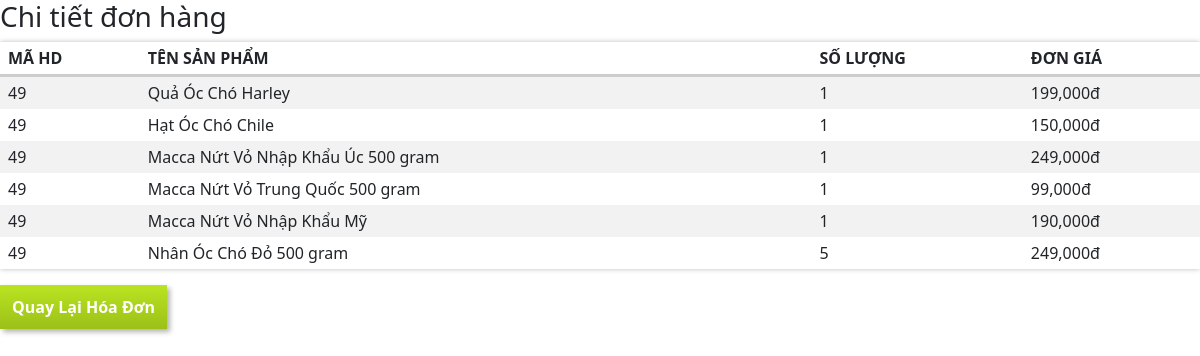
Page /admin/hoadonchitiet.php?id=49 on the committed database.
### tables this page shows
CREATE TABLE `hoadonchitiet` (
  `maHD` int(10) NOT NULL,
  `sanpham_ID` int(10) NOT NULL,
  `soLuong` int(10) NOT NULL,
  `donGia` int(25) NOT NULL
);

CREATE TABLE `sanpham` (
  `sanpham_ID` int(10) NOT NULL,
  `tenSP` varchar(255) NOT NULL,
  `giaSP` int(25) NOT NULL,
  `soLuongSP` int(10) NOT NULL,
  `maPhanLoai` varchar(20) NOT NULL,
  `anhSP` varchar(255) NOT NULL,
  `moTaSP` varchar(500) NOT NULL
);

### admin/hoadonchitiet.php (the view, shortened to what this page needs)
<!DOCTYPE html>
<?php
    require 'database.php';
    if(isset($_GET['id'])){
        $maHD=$_GET['id'];
        $sql="select * from hoadonchitiet where maHD='".$maHD."'";
        $result=$db->query($sql);
    }
?>
<html lang="en">
<head>
    <link rel="stylesheet" href="iframe.css">
    <link rel="stylesheet" href="https://use.fontawesome.com/releases/v5.15.3/css/all.css">
    <link href="https://cdn.jsdelivr.net/npm/bootstrap@5.0.2/dist/css/bootstrap.min.css" rel="stylesheet">
</head>
<body>
                <h3>Chi tiết đơn hàng</h3>
                <table border="1">
                    <tr>
                        <th>Mã HD</th>
                        <th>Tên sản phẩm</th>
                        <th>Số lượng</th>
                        <th>Đơn giá</th>
                    </tr>
                    <?php
                        while($rs=$result->fetch()){
                        $sanpham_ID= $rs['sanpham_ID'];
                        $sql1="select * from sanpham where sanpham_ID='".$sanpham_ID."'";
                        $result1=$db->query($sql1);
                        $rs1=$result1->fetch()
                    ?>
                    <tr>
                        <td><form action="" method="post"><?php echo $rs['maHD'];?></form></td>
                        <td><?php echo $rs1['tenSP'];?></td>
                        <td ><?php echo $rs['soLuong'];?></td>
                        <td><?php echo number_format($rs['donGia']);?>đ</td>
                    </tr>
                    <?php } ?>
                </table>
                <a href="danhsachdonhang.php"><button>Quay Lại Hóa Đơn</button></a>
</body>
</html>

### admin/iframe.css (style rules this page uses)
* { margin: 0; padding: 0; }
body { font-family: Arial, Helvetica, sans-serif; }
table { width: 90%; border: none; margin-bottom: 16px; width: 100%; box-shadow: 0 0 5px #bdbdbd; }
td, th { padding: 4px 0px 4px 8px; }
tr:nth-child(even) { background-color: #f2f2f2; }
table th { border-bottom: 3px solid #cdcdcd; text-transform: uppercase; }
td { border-bottom: 1px solid #cdcdcd; }
button { clear: both; margin-top: 20px; padding: 10px 12px; border-radius: 3px; background-image: linear-gradient(#bae422, #9cc018); box-shadow: 3px 3px 5px rgb(179, 179, 179); border: none; border-radius: 3px; color: white; font-weight: bold; }

### rows in the picture
hoadonchitiet: maHD "49", sanpham_ID.tenSP "Quả Óc Chó Harley", soLuong "1", donGia "199,000"
hoadonchitiet: maHD "49", sanpham_ID.tenSP "Hạt Óc Chó Chile", soLuong "1", donGia "150,000"
hoadonchitiet: maHD "49", sanpham_ID.tenSP "Macca Nứt Vỏ Nhập Khẩu Úc 500 gram", soLuong "1", donGia "249,000"
hoadonchitiet: maHD "49", sanpham_ID.tenSP "Macca Nứt Vỏ Trung Quốc 500 gram", soLuong "1", donGia "99,000"
hoadonchitiet: maHD "49", sanpham_ID.tenSP "Macca Nứt Vỏ Nhập Khẩu Mỹ", soLuong "1", donGia "190,000"
hoadonchitiet: maHD "49", sanpham_ID.tenSP "Nhân Óc Chó Đỏ 500 gram", soLuong "5", donGia "249,000"
